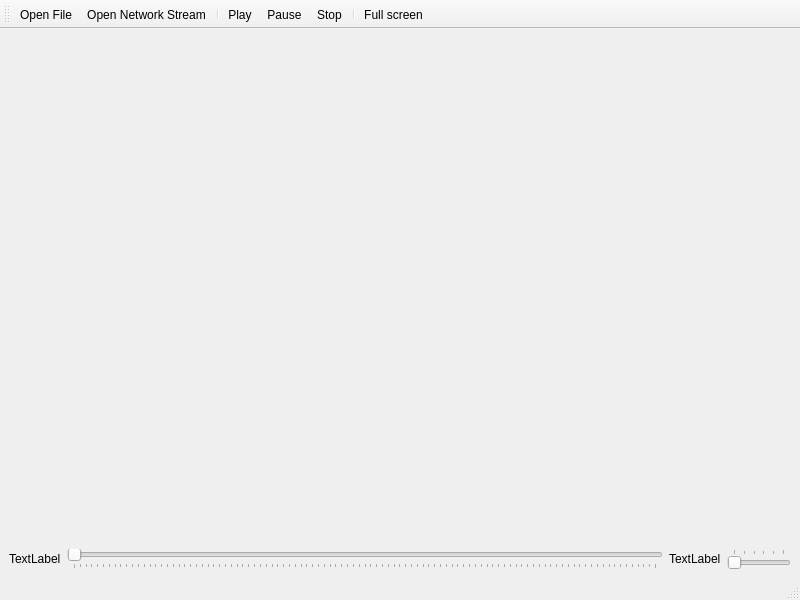
<?xml version="1.0" encoding="UTF-8"?>
<ui version="4.0">
 <class>MainWindow</class>
 <widget class="QMainWindow" name="MainWindow">
  <property name="geometry">
   <rect>
    <x>0</x>
    <y>0</y>
    <width>800</width>
    <height>600</height>
   </rect>
  </property>
  <property name="windowTitle">
   <string>MainWindow</string>
  </property>
  <widget class="QWidget" name="centralwidget">
   <layout class="QVBoxLayout" name="verticalLayout">
    <item>
     <widget class="Player" name="player" native="true">
      <property name="sizePolicy">
       <sizepolicy hsizetype="Preferred" vsizetype="Expanding">
        <horstretch>0</horstretch>
        <verstretch>0</verstretch>
       </sizepolicy>
      </property>
     </widget>
    </item>
    <item>
     <layout class="QHBoxLayout" name="horizontalLayout_2">
      <item>
       <layout class="QHBoxLayout" name="posLayout">
        <item>
         <widget class="QLabel" name="positionLabel">
          <property name="sizePolicy">
           <sizepolicy hsizetype="Minimum" vsizetype="Minimum">
            <horstretch>0</horstretch>
            <verstretch>0</verstretch>
           </sizepolicy>
          </property>
          <property name="text">
           <string>TextLabel</string>
          </property>
         </widget>
        </item>
        <item>
         <widget class="QSlider" name="positionSlider">
          <property name="sizePolicy">
           <sizepolicy hsizetype="Expanding" vsizetype="Minimum">
            <horstretch>0</horstretch>
            <verstretch>0</verstretch>
           </sizepolicy>
          </property>
          <property name="maximum">
           <number>1000</number>
          </property>
          <property name="orientation">
           <enum>Qt::Horizontal</enum>
          </property>
          <property name="tickPosition">
           <enum>QSlider::TicksBelow</enum>
          </property>
          <property name="tickInterval">
           <number>10</number>
          </property>
         </widget>
        </item>
        <item>
         <widget class="QLabel" name="volumeLabel">
          <property name="sizePolicy">
           <sizepolicy hsizetype="Minimum" vsizetype="Minimum">
            <horstretch>0</horstretch>
            <verstretch>0</verstretch>
           </sizepolicy>
          </property>
          <property name="text">
           <string>TextLabel</string>
          </property>
         </widget>
        </item>
        <item>
         <widget class="QSlider" name="volumeSlider">
          <property name="sizePolicy">
           <sizepolicy hsizetype="Expanding" vsizetype="Minimum">
            <horstretch>0</horstretch>
            <verstretch>0</verstretch>
           </sizepolicy>
          </property>
          <property name="maximumSize">
           <size>
            <width>64</width>
            <height>32</height>
           </size>
          </property>
          <property name="maximum">
           <number>10</number>
          </property>
          <property name="pageStep">
           <number>2</number>
          </property>
          <property name="orientation">
           <enum>Qt::Horizontal</enum>
          </property>
          <property name="tickPosition">
           <enum>QSlider::TicksAbove</enum>
          </property>
          <property name="tickInterval">
           <number>2</number>
          </property>
         </widget>
        </item>
       </layout>
      </item>
     </layout>
    </item>
   </layout>
  </widget>
  <widget class="QMenuBar" name="menubar">
   <property name="geometry">
    <rect>
     <x>0</x>
     <y>0</y>
     <width>800</width>
     <height>21</height>
    </rect>
   </property>
  </widget>
  <widget class="QStatusBar" name="statusbar"/>
  <widget class="QToolBar" name="toolBar">
   <property name="windowTitle">
    <string>toolBar</string>
   </property>
   <attribute name="toolBarArea">
    <enum>TopToolBarArea</enum>
   </attribute>
   <attribute name="toolBarBreak">
    <bool>false</bool>
   </attribute>
   <addaction name="actionOpenFile"/>
   <addaction name="actionOpenNetworkStream"/>
   <addaction name="separator"/>
   <addaction name="actionPlay"/>
   <addaction name="actionPause"/>
   <addaction name="actionStop"/>
   <addaction name="separator"/>
   <addaction name="actionFullscreen"/>
  </widget>
  <action name="actionOpenFile">
   <property name="icon">
    <iconset theme="document-open"/>
   </property>
   <property name="text">
    <string>Open File</string>
   </property>
   <property name="shortcut">
    <string>Ctrl+O</string>
   </property>
  </action>
  <action name="actionOpenNetworkStream">
   <property name="icon">
    <iconset theme="camera-web"/>
   </property>
   <property name="text">
    <string>Open Network Stream</string>
   </property>
   <property name="shortcut">
    <string>Ctrl+Shift+O</string>
   </property>
  </action>
  <action name="actionPlay">
   <property name="icon">
    <iconset theme="media-playback-start"/>
   </property>
   <property name="text">
    <string>Play</string>
   </property>
  </action>
  <action name="actionStop">
   <property name="icon">
    <iconset theme="media-playback-stop"/>
   </property>
   <property name="text">
    <string>Stop</string>
   </property>
  </action>
  <action name="actionPause">
   <property name="icon">
    <iconset theme="media-playback-pause"/>
   </property>
   <property name="text">
    <string>Pause</string>
   </property>
  </action>
  <action name="actionFullscreen">
   <property name="icon">
    <iconset theme="view-fullscreen"/>
   </property>
   <property name="text">
    <string>Full screen</string>
   </property>
   <property name="shortcut">
    <string>F11</string>
   </property>
  </action>
 </widget>
 <customwidgets>
  <customwidget>
   <class>Player</class>
   <extends>QWidget</extends>
   <header>player.h</header>
   <container>1</container>
   <slots>
    <slot>play()</slot>
    <slot>pause()</slot>
    <slot>stop()</slot>
    <slot>setVolume(int)</slot>
   </slots>
  </customwidget>
 </customwidgets>
 <resources/>
 <connections>
  <connection>
   <sender>positionSlider</sender>
   <signal>sliderMoved(int)</signal>
   <receiver>MainWindow</receiver>
   <slot>setPosition(int)</slot>
   <hints>
    <hint type="sourcelabel">
     <x>479</x>
     <y>408</y>
    </hint>
    <hint type="destinationlabel">
     <x>399</x>
     <y>299</y>
    </hint>
   </hints>
  </connection>
  <connection>
   <sender>volumeSlider</sender>
   <signal>sliderMoved(int)</signal>
   <receiver>player</receiver>
   <slot>setVolume(int)</slot>
   <hints>
    <hint type="sourcelabel">
     <x>671</x>
     <y>448</y>
    </hint>
    <hint type="destinationlabel">
     <x>399</x>
     <y>301</y>
    </hint>
   </hints>
  </connection>
  <connection>
   <sender>actionFullscreen</sender>
   <signal>toggled(bool)</signal>
   <receiver>MainWindow</receiver>
   <slot>toggleFullScreen()</slot>
   <hints>
    <hint type="sourcelabel">
     <x>-1</x>
     <y>-1</y>
    </hint>
    <hint type="destinationlabel">
     <x>399</x>
     <y>299</y>
    </hint>
   </hints>
  </connection>
  <connection>
   <sender>actionOpenFile</sender>
   <signal>triggered()</signal>
   <receiver>MainWindow</receiver>
   <slot>openFile()</slot>
   <hints>
    <hint type="sourcelabel">
     <x>-1</x>
     <y>-1</y>
    </hint>
    <hint type="destinationlabel">
     <x>399</x>
     <y>299</y>
    </hint>
   </hints>
  </connection>
  <connection>
   <sender>actionOpenNetworkStream</sender>
   <signal>triggered()</signal>
   <receiver>MainWindow</receiver>
   <slot>openNetwork()</slot>
   <hints>
    <hint type="sourcelabel">
     <x>-1</x>
     <y>-1</y>
    </hint>
    <hint type="destinationlabel">
     <x>399</x>
     <y>299</y>
    </hint>
   </hints>
  </connection>
  <connection>
   <sender>actionPlay</sender>
   <signal>triggered()</signal>
   <receiver>player</receiver>
   <slot>play()</slot>
   <hints>
    <hint type="sourcelabel">
     <x>-1</x>
     <y>-1</y>
    </hint>
    <hint type="destinationlabel">
     <x>399</x>
     <y>301</y>
    </hint>
   </hints>
  </connection>
  <connection>
   <sender>actionPause</sender>
   <signal>triggered()</signal>
   <receiver>player</receiver>
   <slot>pause()</slot>
   <hints>
    <hint type="sourcelabel">
     <x>-1</x>
     <y>-1</y>
    </hint>
    <hint type="destinationlabel">
     <x>399</x>
     <y>301</y>
    </hint>
   </hints>
  </connection>
  <connection>
   <sender>actionStop</sender>
   <signal>triggered()</signal>
   <receiver>player</receiver>
   <slot>stop()</slot>
   <hints>
    <hint type="sourcelabel">
     <x>-1</x>
     <y>-1</y>
    </hint>
    <hint type="destinationlabel">
     <x>399</x>
     <y>301</y>
    </hint>
   </hints>
  </connection>
 </connections>
 <slots>
  <slot>setPosition(int)</slot>
  <slot>toggleFullScreen()</slot>
  <slot>openFile()</slot>
  <slot>openNetwork()</slot>
 </slots>
</ui>
